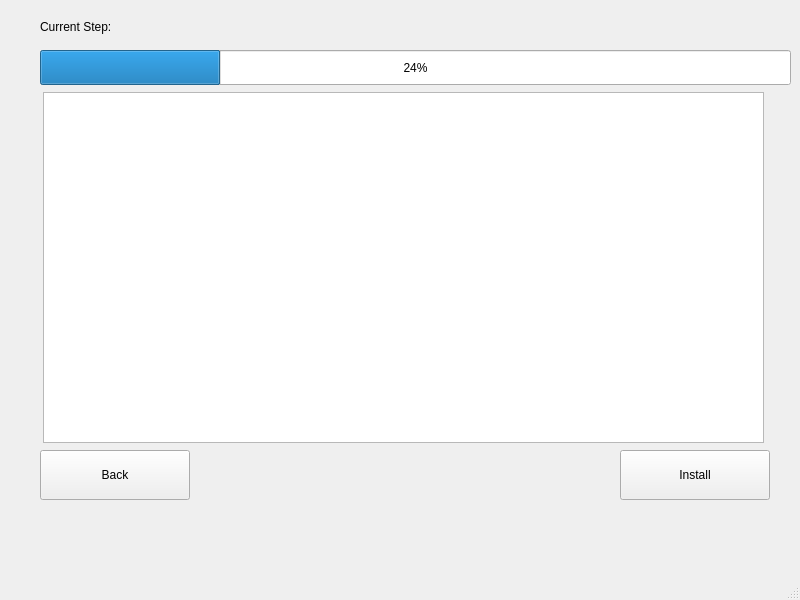
<?xml version="1.0" encoding="UTF-8"?>
<ui version="4.0">
 <class>MainWindow</class>
 <widget class="QMainWindow" name="MainWindow">
  <property name="geometry">
   <rect>
    <x>0</x>
    <y>0</y>
    <width>800</width>
    <height>600</height>
   </rect>
  </property>
  <property name="windowTitle">
   <string>MainWindow</string>
  </property>
  <widget class="QWidget" name="centralwidget">
   <widget class="QLabel" name="label">
    <property name="geometry">
     <rect>
      <x>40</x>
      <y>10</y>
      <width>721</width>
      <height>33</height>
     </rect>
    </property>
    <property name="text">
     <string>Current Step:</string>
    </property>
   </widget>
   <widget class="QProgressBar" name="progressBar">
    <property name="geometry">
     <rect>
      <x>40</x>
      <y>50</y>
      <width>751</width>
      <height>35</height>
     </rect>
    </property>
    <property name="value">
     <number>24</number>
    </property>
   </widget>
   <widget class="QTextEdit" name="textEdit">
    <property name="geometry">
     <rect>
      <x>43</x>
      <y>92</y>
      <width>721</width>
      <height>351</height>
     </rect>
    </property>
   </widget>
   <widget class="QPushButton" name="pushButton">
    <property name="geometry">
     <rect>
      <x>40</x>
      <y>450</y>
      <width>150</width>
      <height>50</height>
     </rect>
    </property>
    <property name="text">
     <string>Back</string>
    </property>
   </widget>
   <widget class="QPushButton" name="pushButton_2">
    <property name="geometry">
     <rect>
      <x>620</x>
      <y>450</y>
      <width>150</width>
      <height>50</height>
     </rect>
    </property>
    <property name="text">
     <string>Install</string>
    </property>
   </widget>
  </widget>
  <widget class="QMenuBar" name="menubar">
   <property name="geometry">
    <rect>
     <x>0</x>
     <y>0</y>
     <width>800</width>
     <height>45</height>
    </rect>
   </property>
  </widget>
  <widget class="QStatusBar" name="statusbar"/>
 </widget>
 <resources/>
 <connections/>
</ui>
